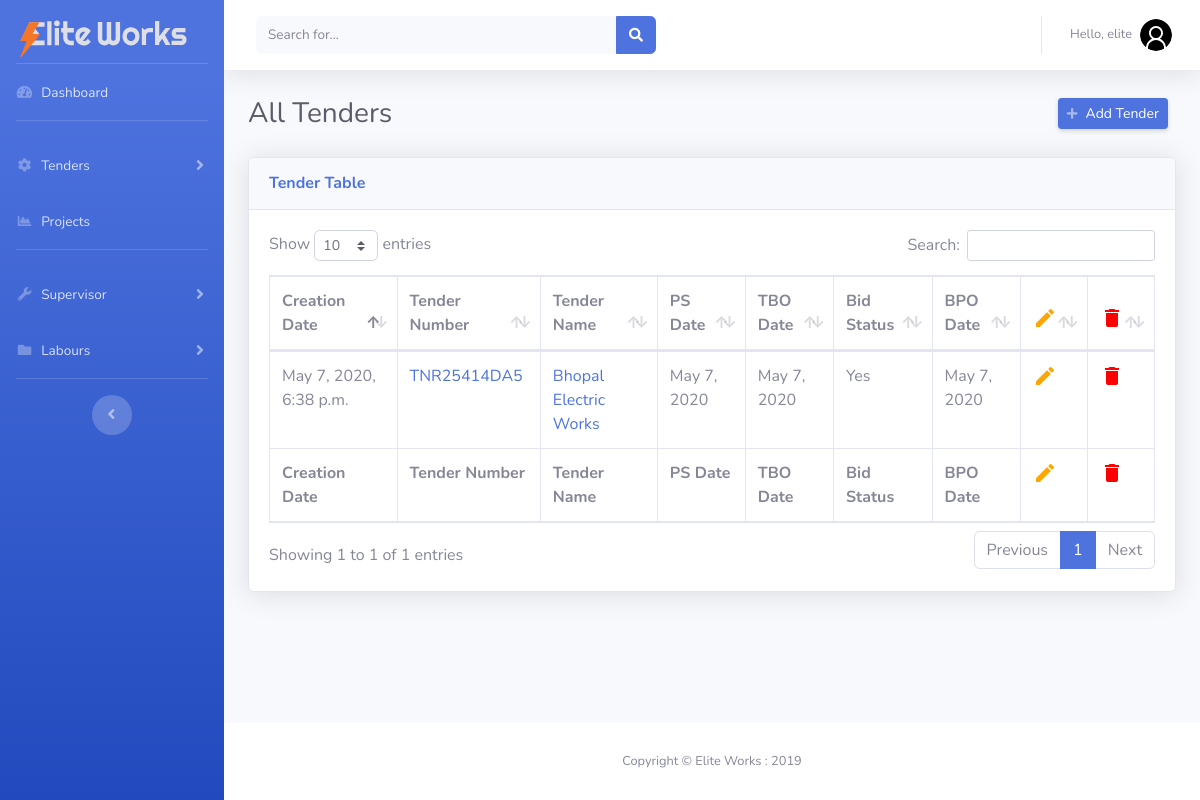
Page /tenders/ (signed in) on the earlier database version.
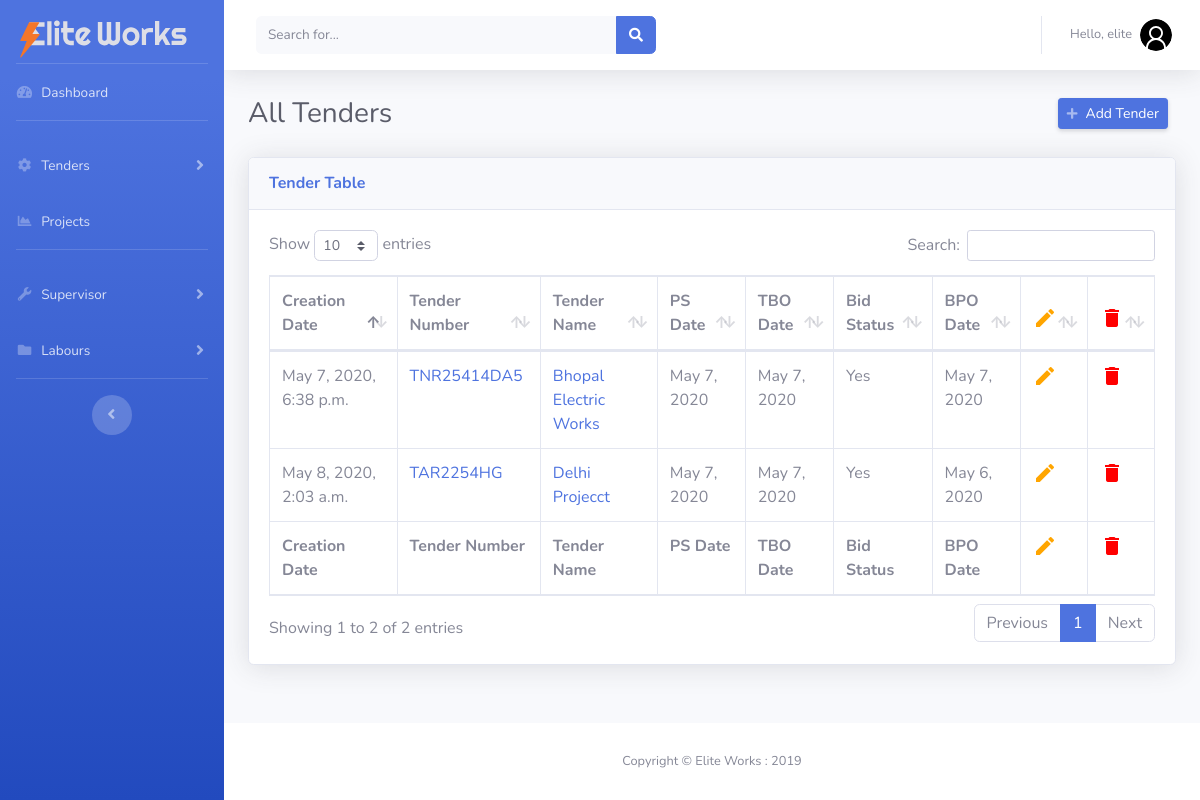
Same page on the later database version.
### project/models.py (models this page shows, shortened)
class Tender(models.Model):
    Yes = 'Yes'
    No = 'No'
    status = [(Yes, 'Yes'), (No, 'No')]
    uuid_no = models.UUIDField(default=uuid.uuid4, editable=False, unique=True)
    date_created = models.DateTimeField(
        'Creation Date', auto_now_add=True, null=True)
    tender_number = models.CharField('Tender Number / ID', max_length=500)
    tender_name = models.CharField('Tender Name', max_length=500)
    tender_description = models.TextField('Tender Description')
    tender_submission_date = models.DateField(
        'Tender Submission Date', default=timezone.now)
    tender_purchase_reciept = models.FileField('Tender Purchase Reciept')
    tender_confirmation_reciept = models.FileField(
        'Tender Confirmation Reciept')
    physical_submission_date = models.DateField(
        'Physical Submission Date', default=timezone.now)
    tech_bid_opening_date = models.DateField(
        'Technical Bid Opening Date', default=timezone.now)
    bid_status = models.CharField(
        'Bid Status', max_length=10, choices=status, default=No)
    bid_price_opening_date = models.DateField(
        'Bid price opening date', blank=True, default=timezone.now)
    prize_bid = models.CharField('Bid Price', max_length=50)

### manpower/views.py (the view)
# urls.py: path('tenders/', views.tenders, name='tenders'),
@login_required
def tenders(request):
    tender_list = Tender.objects.all()
    context = {'tender_list': tender_list}
    return render(request, 'manpower/tenders.html', context)

### manpower/templates/manpower/tenders.html (shortened to what this page needs)
{% extends 'manpower/base.html' %}
{% load static %}
{% block content %}
<div class="container-fluid">
    <div class="d-sm-flex align-items-center justify-content-between mb-4">
        <h1 class="h3 mb-0 text-gray-800">All Tenders</h1>
        <a href="{% url 'add_tender' %}"
            class="d-xs-block my-1 mr-2 px-2 d-sm-inline-block btn btn-sm btn-primary shadow-sm"><i
                class="fas fa-plus fa-sm text-white-50 pr-2"></i>Add Tender</a>
    </div>
    <div class="card shadow mb-4">
        <div class="card-header py-3">
            <h6 class="m-0 font-weight-bold text-primary">Tender Table</h6>
        </div>
        <div class="card-body">
            <div class="table-responsive">
                <table class="table table-bordered" id="dataTable" width="100%" cellspacing="0">
                    <thead>
                        <tr>
                            <th>Creation Date</th>
                            <th>Tender Number</th>
                            <th>Tender Name</th>
                            <th>PS Date</th>
                            <th>TBO Date</th>
                            <th>Bid Status</th>
                            <th>BPO Date</th>
                            <th><i class="material-icons update">edit</i></th>
                            <th><i class="material-icons delete">delete</i></th>
                        </tr>
                    </thead>
                    <tfoot>
                        <tr>
                            <th>Creation Date</th>
                            <th>Tender Number</th>
                            <th>Tender Name</th>
                            <th>PS Date</th>
                            <th>TBO Date</th>
                            <th>Bid Status</th>
                            <th>BPO Date</th>
                            <th><i class="material-icons update">edit</i></th>
                            <th><i class="material-icons delete">delete</i></th>
                        </tr>
                    </tfoot>
                    <tbody>
                        {% for tender in tender_list  %}
                        <tr>
                            <td>{{tender.date_created}}</td>
                            <td><a href="/tenders/{{tender.uuid_no}}">{{tender.tender_number}}</a></td>
                            <td><a href="/tenders/{{tender.uuid_no}}">{{tender.tender_name}}</a></td>
                            <td>{{tender.physical_submission_date}}</td>
                            <td>{{tender.tech_bid_opening_date}}</td>
                            <td>{{tender.bid_status}}</td>
                            <td>{{tender.bid_price_opening_date}}</td>
                            <th><a href="{% url 'edit_tender' tender.id %}"><i
                                        class="material-icons update">edit</i></a></th>
                            <th><a href="{% url 'delete_tender' tender.id %}"><i
                                        class="material-icons delete">delete</i></a></th>
                        </tr>
                        {% endfor %}
                    </tbody>
                </table>
            </div>
        </div>
    </div>
</div>
{% endblock content %}

### manpower/templates/manpower/base.html (shortened to what this page needs)
{% load static %}
{% url 'dashboard' as dashboard %}
{% url 'tender' as tender %}
{% url 'suprervisor' as suprervisor %}
{% url 'labour' as labour %}
<!DOCTYPE html>
<html lang="en">
<head>
    <link href="{% static 'vendor/fontawesome-free/css/all.min.css' %}" rel="stylesheet" type="text/css">
    <link rel="stylesheet"
        href="https://cdn.jsdelivr.net/npm/bootstrap-select@1.13.14/dist/css/bootstrap-select.min.css">
    <link href="{% static 'css/sb-admin-2.min.css' %}" rel="stylesheet">
    <link href="{% static 'css/main.css' %}" rel="stylesheet">
    <link href="{% static 'vendor/datatables/dataTables.bootstrap4.min.css' %}" rel="stylesheet">
</head>
<body id="page-top">
    <div id="wrapper">
        <ul class="navbar-nav bg-gradient-primary sidebar sidebar-dark accordion" id="accordionSidebar">
            <div class="logo">
                <a class="navbar-brand" href="{% url 'dashboard' %}">
                    <img src="{% static 'img/elite_works_logo.svg' %}" alt="Elite Works Logo">
                </a>
            </div>
            <hr class="sidebar-divider my-0">
            <li class="nav-item {% if request.path == dashboard %} active {%endif%}">
                <a class="nav-link" href="{% url 'dashboard' %}">
                    <i class="fas fa-fw fa-tachometer-alt"></i>
                    <span>Dashboard</span></a>
            </li>
            <hr class="sidebar-divider">
            <li class="nav-item {% if request.path == tender %} active {%endif%}">
                <a class="nav-link collapsed" href="{% url 'tenders'  %}" data-toggle="collapse"
                    data-target="#collapseTwo" aria-expanded="true" aria-controls="collapseTwo">
                    <i class="fas fa-fw fa-cog"></i>
                    <span>Tenders</span>
                </a>
            </li>
            <li class="nav-item {% if request.path == project %} active {%endif%}">
                <a class="nav-link" href="{% url 'projects' %}">
                    <i class="fas fa-fw fa-chart-area"></i>
                    <span>Projects</span></a>
            </li>
            <hr class="sidebar-divider">
            <li class="nav-item {% if request.path == project %} active {%endif%}">
                <a class="nav-link collapsed" href="#" data-toggle="collapse" data-target="#collapseUtilities"
                    aria-expanded="true" aria-controls="collapseUtilities">
                    <i class="fas fa-fw fa-wrench"></i>
                    <span>Supervisor</span>
                </a>
            </li>
            <li class="nav-item {% if request.path == project %} active {%endif%}">
                <a class="nav-link collapsed" href="#" data-toggle="collapse" data-target="#collapsePages"
                    aria-expanded="true" aria-controls="collapsePages">
                    <i class="fas fa-fw fa-folder"></i>
                    <span>Labours</span>
                </a>
            </li>
            <hr class="sidebar-divider d-none d-md-block">
            <div class="text-center d-none d-md-inline">
                <button class="rounded-circle border-0" id="sidebarToggle"></button>
            </div>
        </ul>
        <div id="content-wrapper" class="d-flex flex-column">
            <div id="content">
                <nav class="navbar navbar-expand navbar-light bg-white topbar mb-4 static-top shadow">
                    <form
                        class="d-none d-sm-inline-block form-inline mr-auto ml-md-3 my-2 my-md-0 mw-100 navbar-search">
                        <div class="input-group">
                            <input type="text" class="form-control bg-light border-0 small" placeholder="Search for..."
                                aria-label="Search" aria-describedby="basic-addon2">
                            <div class="input-group-append">
                                <button class="btn btn-primary" type="button">
                                    <i class="fas fa-search fa-sm"></i>
                                </button>
                            </div>
                        </div>
                    </form>
                    <ul class="navbar-nav ml-auto">
                        <li class="nav-item dropdown no-arrow">
                            <a class="nav-link dropdown-toggle" href="#" id="userDropdown" role="button"
                                data-toggle="dropdown" aria-haspopup="true" aria-expanded="false">
                                <span class="mr-2 d-none d-lg-inline text-gray-600 small">Hello, {{request.user}}</span>
                                <img class="img-profile rounded-circle" src="{% static 'img/user_logo.svg' %}">
                            </a>
                        </li>
                    </ul>
                </nav>
                {% block content %}
                {% endblock content %}
            </div>
            <footer class="sticky-footer bg-white">
                <div class="container my-auto">
                    <div class="copyright text-center my-auto">
                        <span>Copyright &copy; Elite Works : 2019</span>
                    </div>
                </div>
            </footer>
        </div>
    </div>
</body>
</html>

### static/css/main.css (style rules this page uses)
.logo img { vertical-align: middle; border-style: none; width: 90%; padding-left: 20px; padding-top: 15px; }

### manpower/templates/manpower/tenders.html (style rules this page uses)
.update { color: orange; }
.delete { color: red; }
tbody tr th { font-weight: 400 !important; color: grey !important; }

Differences in the rows shown:
added Tender: date_created "May 8, 2020, 2:03 a.m.", tender_number "TAR2254HG", tender_name "Delhi Projecct", physical_submission_date "May 7, 2020", tech_bid_opening_date "May 7, 2020", bid_status "Yes", bid_price_opening_date "May 6, 2020"
Other differences:
text written by a page script: "Show entries Search: Showing 1 to 1 of 1 entries Previous 1 Next" → "Show entries Search: Showing 1 to 2 of 2 entries Previous 1 Next"
